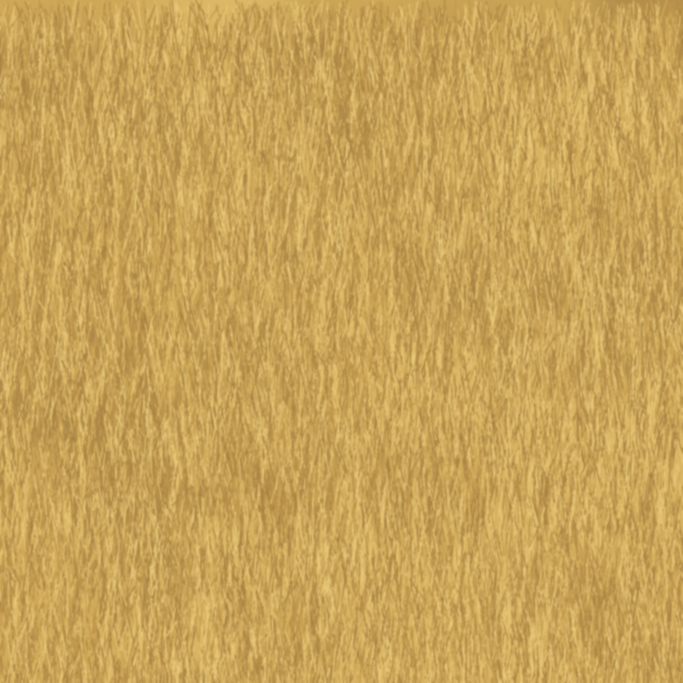
#> input picture newZip/RicksClips_Skill_V1.1/templates/blender_look/tex/straw_tile.png, 2048 x 2048 px (shown at 1/3 size)
$ python post_v3.py tex/straw_tile.png out.png
#> lines starting #> are read from the running program, lines starting #| are printed output that depends on the picture
"""Round 3 post (SKILL.md 3D WORLD STYLE grade): bloom on practicals and speculars, cool near-black, blue shadows,
vignette about 0.67, saturation well under 1.3, no grain.   python post_v3.py raw.png out.png"""
import sys
import numpy as np
from PIL import Image, ImageFilter

GAIN, GAMMA, SAT, VIG = 1.22, 1.0, 1.12, 0.62
BLACK = np.array([7, 4, 15], np.float32) / 255      # target black point
SHADOW = np.array([0.004, -0.004, 0.006], np.float32)   # blue, slightly red: a* about +6, b* about -8

def bloom(a, thr=0.72, k=0.6):
#> called with thr = 0.72, k = 0.6
    Y = a @ np.array([0.2126, 0.7152, 0.0722], np.float32)
    hot = a * np.clip((Y - thr) / (1 - thr), 0, 1)[..., None]
    h, w = Y.shape; small = Image.fromarray((np.clip(hot, 0, 1) * 255).astype(np.uint8)).resize((w // 4, h // 4), Image.BILINEAR)
#> after `h, w = Y.shape`: h = 2048; w = 2048
    acc = np.zeros_like(a)
    for r, wt in ((3, 0.55), (10, 0.4), (30, 0.3)):
        acc += np.asarray(small.filter(ImageFilter.GaussianBlur(r)).resize((w, h), Image.BILINEAR)).astype(np.float32) / 255 * wt
#> this loop made 3 passes
#> pass 1, in bloom, `acc += np.asarray(small.filter(ImageFilter.GaussianBlur(r)).resize((w,..`:
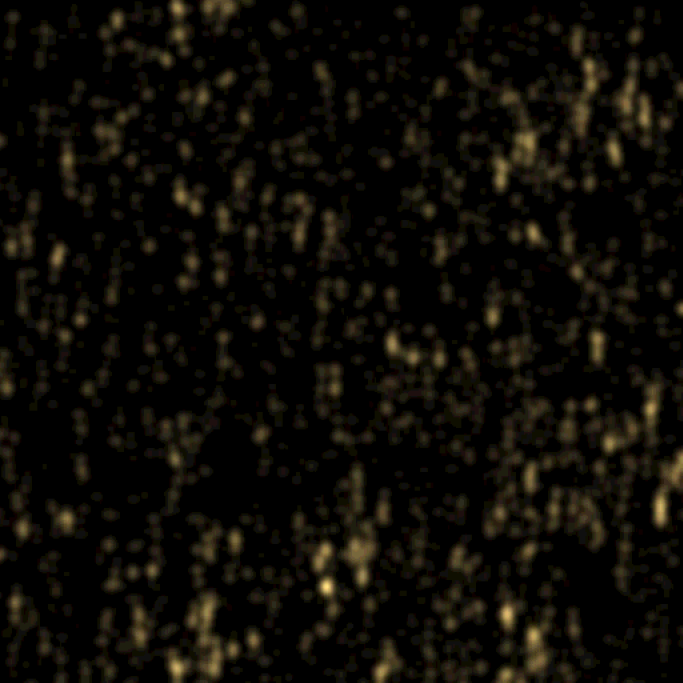
#> acc: shape (2048, 2048, 3) float32 (shown at 1/3 size); mean R, G, B 0.00202, 0.00168, 0.00091; drawn with min black and max white
    return a + acc * k

def grade(a):
    a = np.clip(a * GAIN, 0, 1) ** GAMMA
    Y = (a @ np.array([0.2126, 0.7152, 0.0722], np.float32))[..., None]
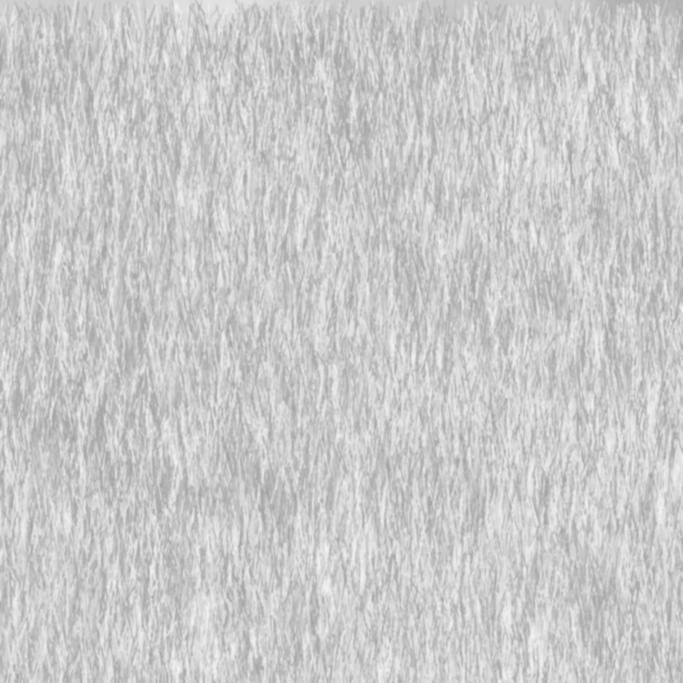
#> Y: shape (2048, 2048, 1) float32 (shown at 1/3 size); min 0.639, max 0.955, mean 0.796
    a = a * (1 + 0.4 * np.clip((Y - 0.68) / 0.22, 0, 1))   # practicals and the moon clip, as in his engine look
    a = np.clip(Y + (a - Y) * SAT, 0, 1)
    s = np.clip(1 - Y / 0.35, 0, 1) ** 1.5                 # shadows only
#> s: shape (2048, 2048, 1) float32; every value is 0
    a = a + SHADOW * s
    a = a - np.array([0.016, 0.008, 0.082], np.float32) * np.clip(1 - Y / 0.4, 0, 1)   # raw shadows sit too blue: pull to the near-black
    a = BLACK + (1 - BLACK) * np.clip(a, 0, 1)             # floor at the cool near-black
    h, w = a.shape[:2]; yy, xx = np.mgrid[0:h, 0:w].astype(np.float32)
#> after `h, w = a.shape[:2]`: h = 2048; w = 2048
#> after `yy, xx = np.mgrid[0:h, 0:w].astype(np.float32)`:
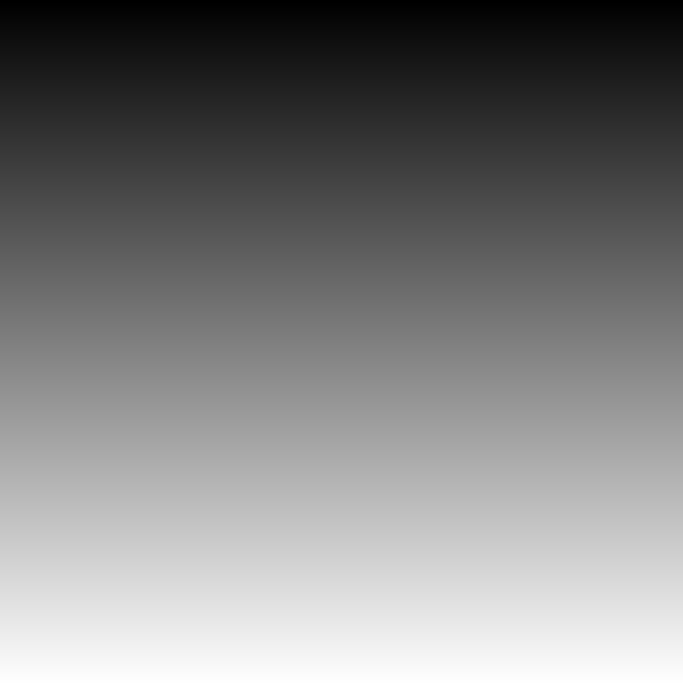
#> yy: shape (2048, 2048) float32 (shown at 1/3 size); min 0, max 2047, mean 1023.5; drawn with min black and max white
#> after `yy, xx = np.mgrid[0:h, 0:w].astype(np.float32)`:
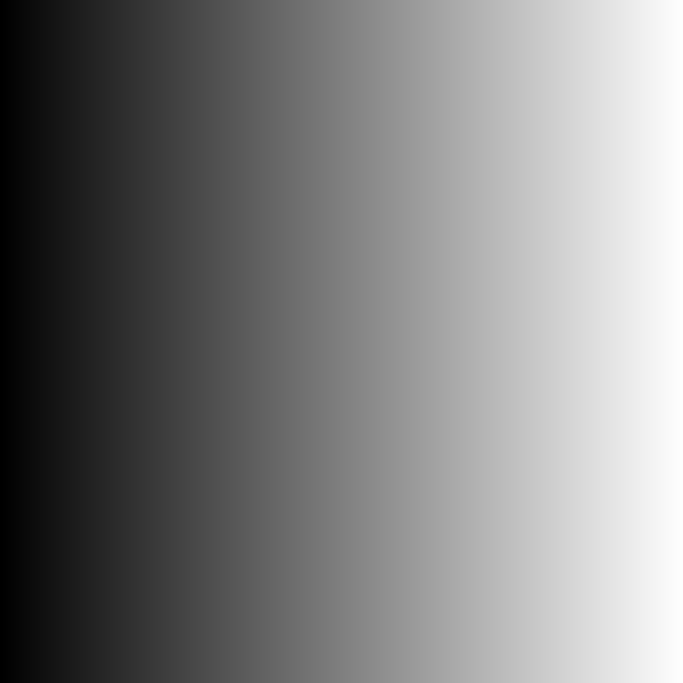
#> xx: shape (2048, 2048) float32 (shown at 1/3 size); min 0, max 2047, mean 1023.5; drawn with min black and max white
    r2 = ((xx - w / 2) / (w / 2)) ** 2 + ((yy - 0.48 * h) / (h / 2)) ** 2
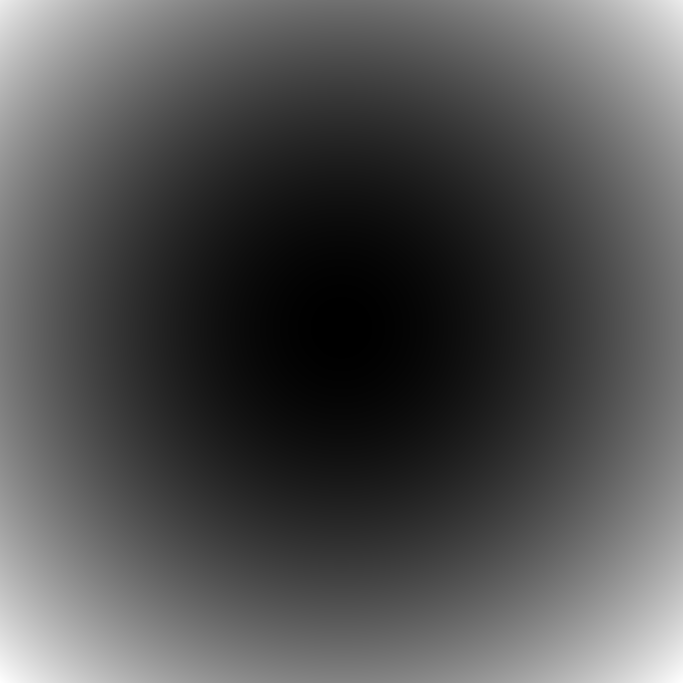
#> r2: shape (2048, 2048) float32 (shown at 1/3 size); min 1.52e-09, max 2.08, mean 0.668; drawn with min black and max white
    v = (1 - VIG * np.clip(r2 / 1.6, 0, 1) ** 1.1)[..., None]
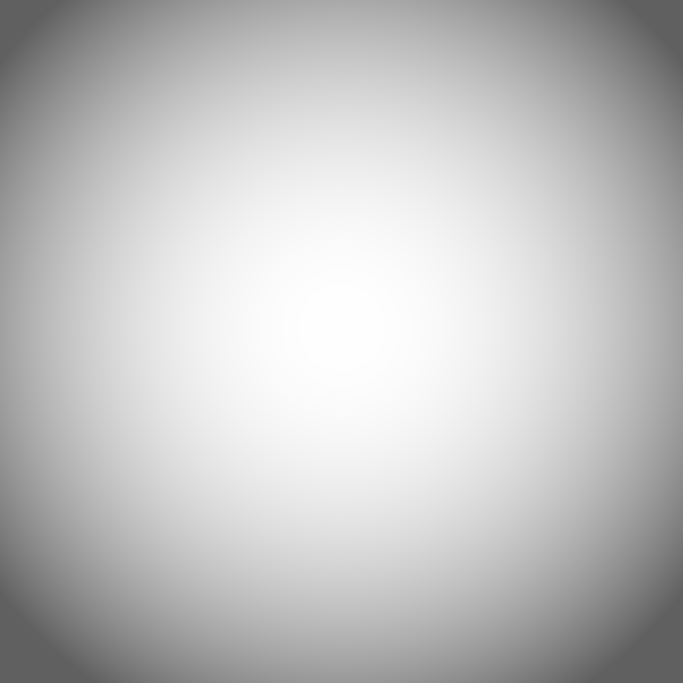
#> v: shape (2048, 2048, 1) float32 (shown at 1/3 size); min 0.38, max 1, mean 0.759
    a = BLACK + (a - BLACK) * v
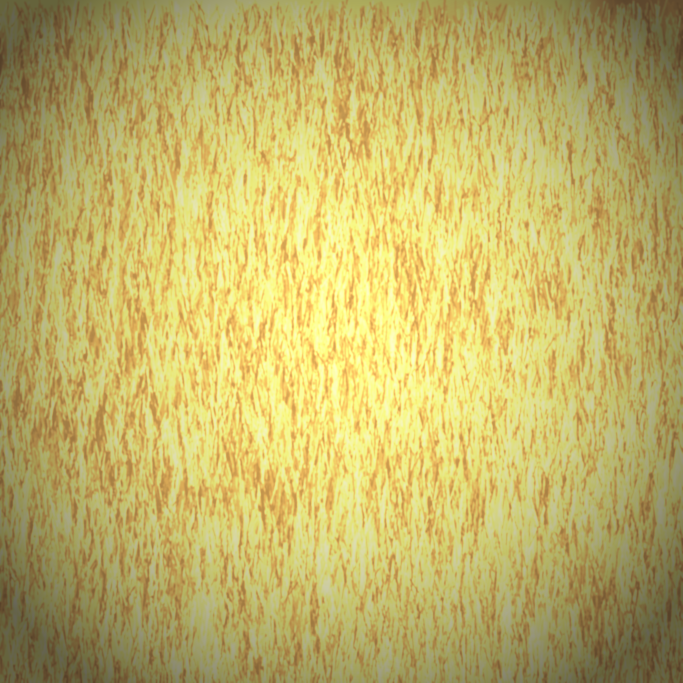
#> a: shape (2048, 2048, 3) float32 (shown at 1/3 size); mean of channels 0, 1, 2 0.764, 0.702, 0.405; drawn as R, G, B
    return np.clip(a, 0, 1)

if __name__ == "__main__":
    a = np.asarray(Image.open(sys.argv[1]).convert("RGB")).astype(np.float32) / 255
    Image.fromarray((grade(bloom(a)) * 255 + 0.5).astype(np.uint8)).save(sys.argv[2]); print("graded", sys.argv[2])
#| graded out.png

$ run again, on newZip/RicksClips_Skill_V1.1/templates/blender_look/tex/cobble_tile.png
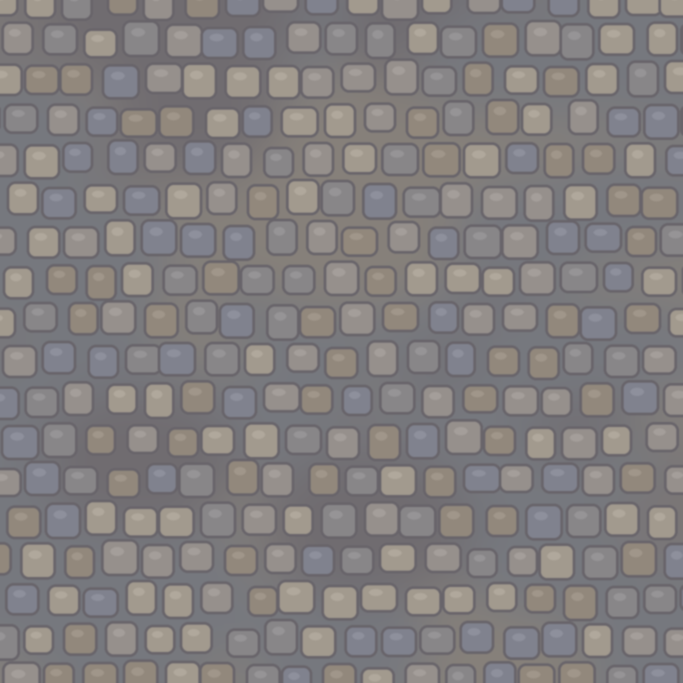
#> input picture newZip/RicksClips_Skill_V1.1/templates/blender_look/tex/cobble_tile.png, 2048 x 2048 px (shown at 1/3 size)
#> hot: shape (2048, 2048, 3) float32; every value is 0
#> small: PIL image 512x512 RGB; every value is 0
#> in grade, `a = np.clip(Y + (a - Y) * SAT, 0, 1)`:
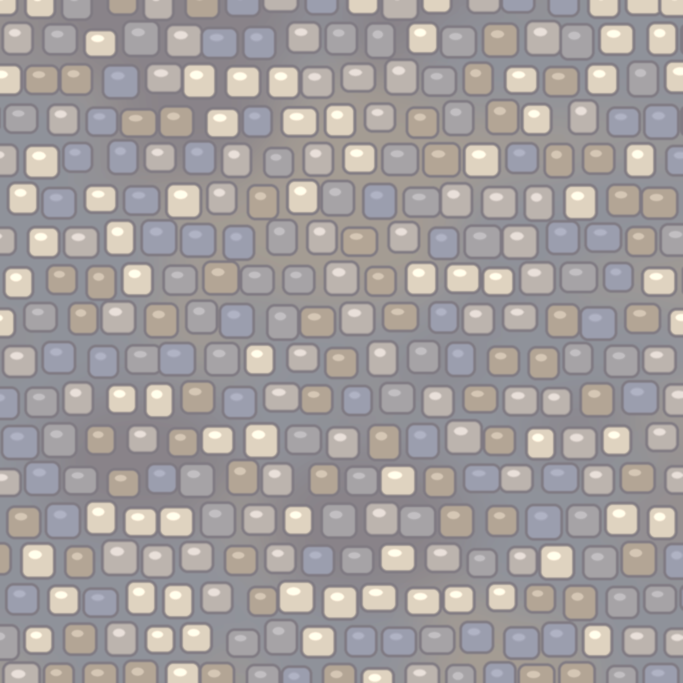
#> a: shape (2048, 2048, 3) float32 (shown at 1/3 size); mean of channels 0, 1, 2 0.64, 0.62, 0.614; drawn as R, G, B
#> s: shape (2048, 2048, 1) float32; every value is 0
#> in grade, `a = BLACK + (a - BLACK) * v`:
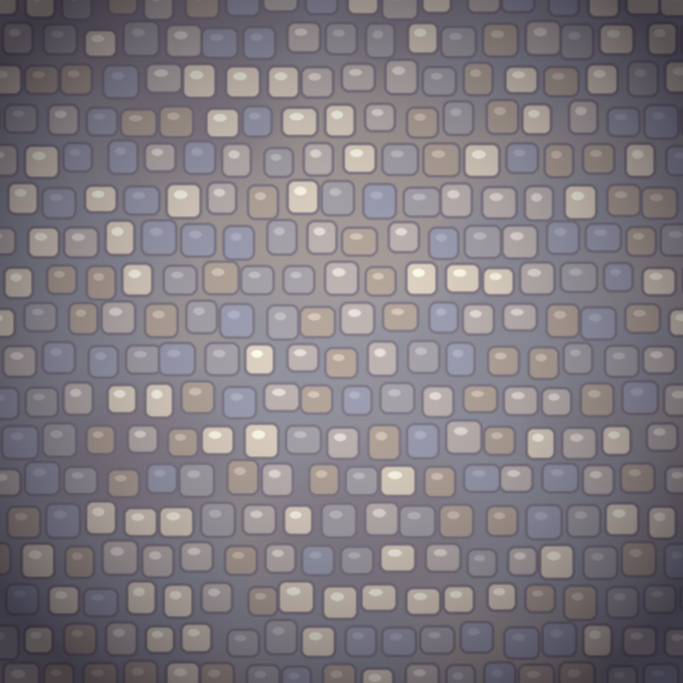
#> a: shape (2048, 2048, 3) float32 (shown at 1/3 size); mean of channels 0, 1, 2 0.5, 0.48, 0.502; drawn as R, G, B
#| graded out.png
